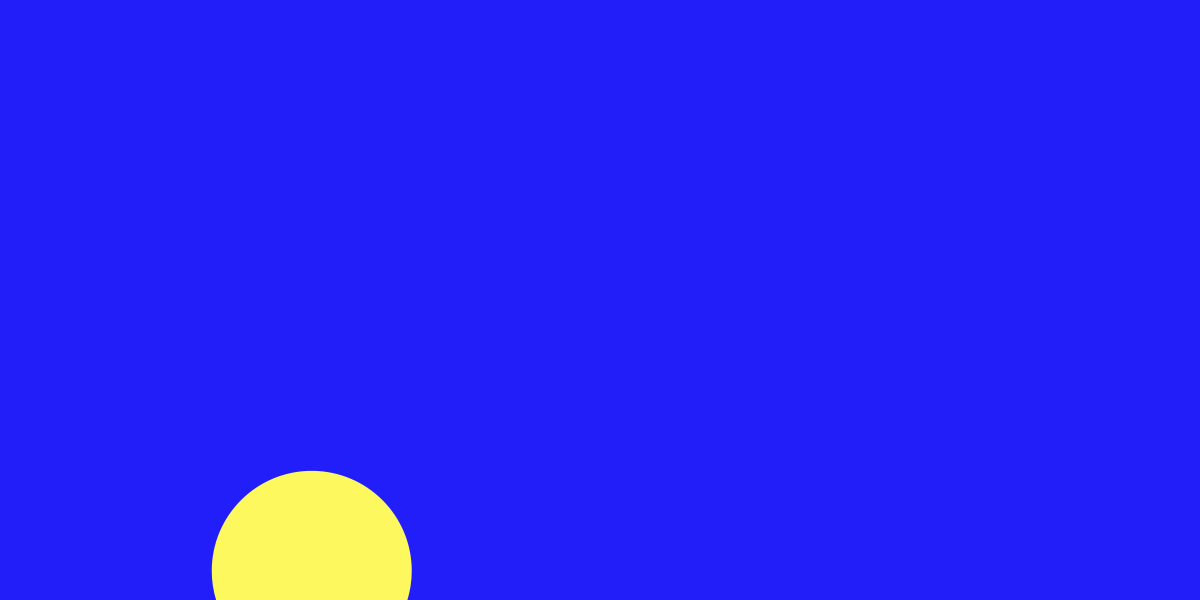
Frame 1 (no input)
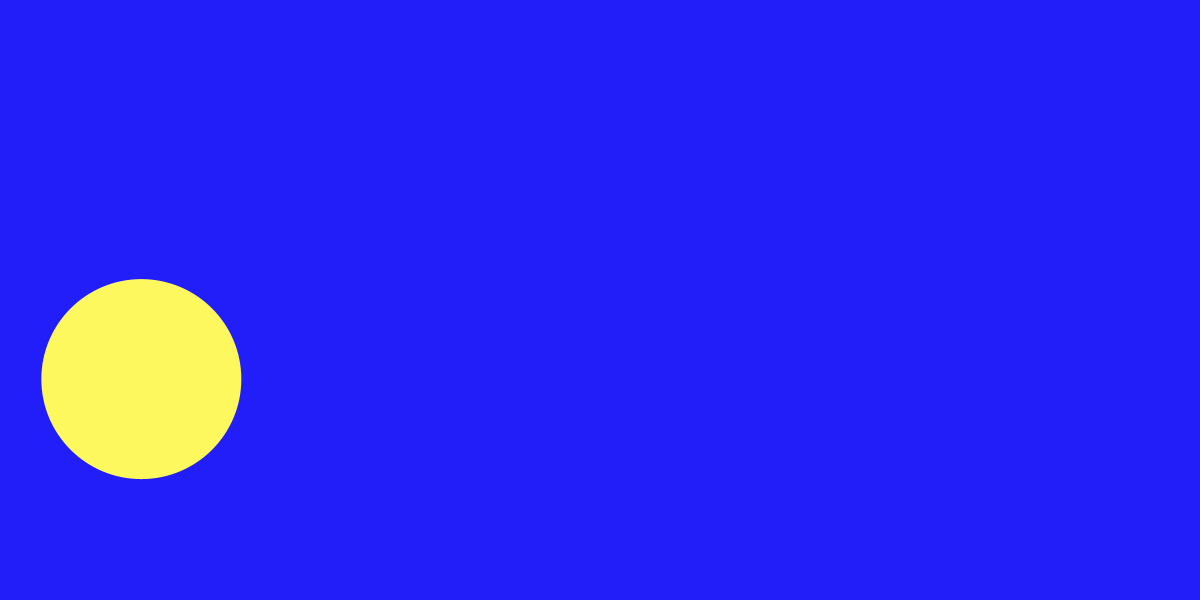
Frame 60 (the mouse pressed at the canvas centre just before this capture)
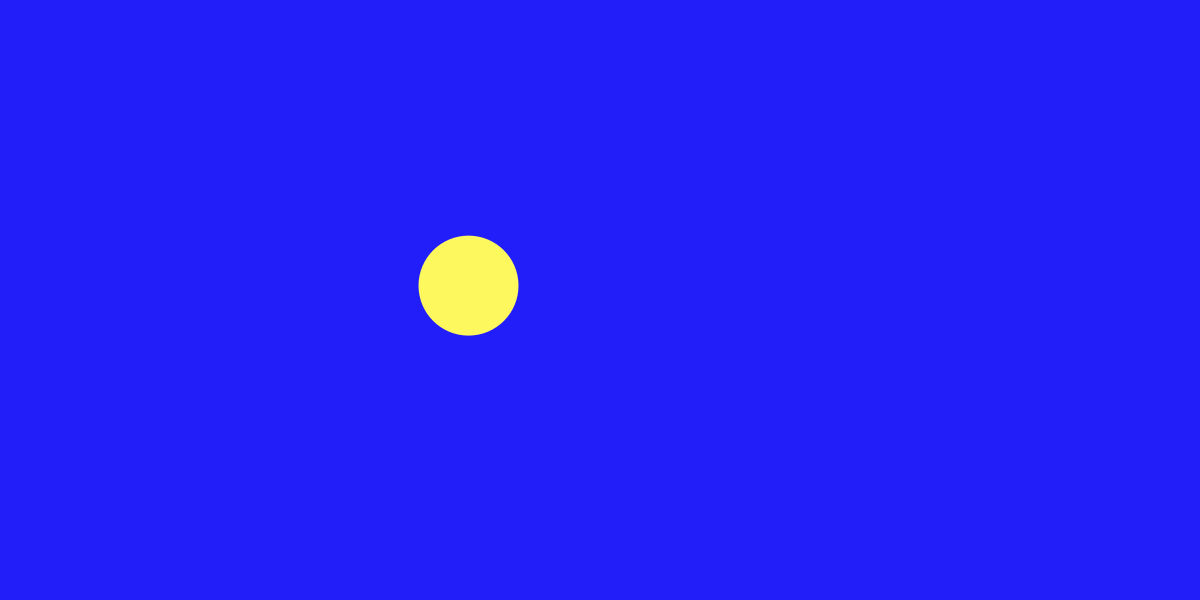
Frame 120 (the mouse held since frame 60 and released just before this capture)

The Processing sketch that drew these frames (run headless with seeded random() and noise(); from frame 60 on, the mouse is pressed at the canvas centre):

// Processing sketch: processing_163089
// ── processing_163089.pde

float angle = 0;
int[] nums = {80, 100,150,200,300};

void setup(){
  size(1200, 600);
  smooth();
  noStroke();
  ellipseMode(CENTER);
}
 
void draw(){
  background(#211EFA);
  int r = int(random(5));
  fill(#FCF85E);
  ellipse(random(width), random(height), nums[r], nums[r]);
  
}
